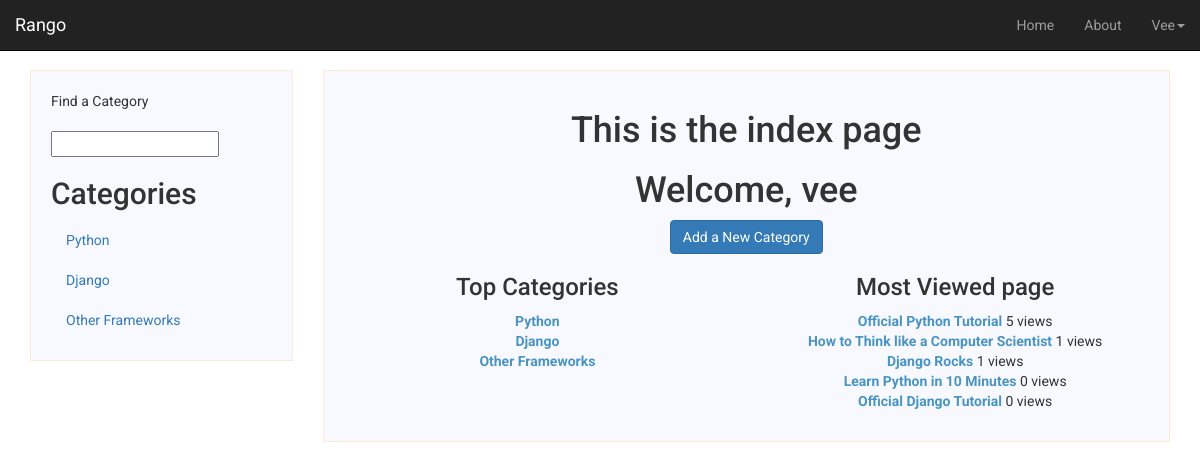
Screenshot of /rango/ (signed in) with the database file from the repository.
### rango/models.py (models this page shows, shortened)
class Category(models.Model):
    name = models.CharField(max_length=128, unique=True)
    likes = models.IntegerField(default=0)
    views = models.IntegerField(default=0)
    slug = models.SlugField()
    class Meta:
        verbose_name_plural = "Categories"

class Page(models.Model):
    category = models.ForeignKey(Category, on_delete=models.CASCADE)
    title = models.CharField(max_length=128)
    url = models.URLField()
    views = models.IntegerField(default=0)
    last_visit = models.DateTimeField(null=True, blank=True)
    first_visit = models.DateTimeField(null=True, blank=True)

### rango/views.py (the view)
def index(request):
    category_list   = Category.objects.all().order_by('-likes')[:5]
    most_viewed_page = Page.objects.all().order_by('-views')[:5]
    context = {
        'categories' : category_list,
        'most_viewed_page' : most_viewed_page,
    }
    visits = request.session.get('visits')
    if not visits:
        visits = 1
    reset_last_visit_time = False
    last_visit = request.session.get('last_visit')
    if (last_visit):
        last_visit_time = datetime.strptime(last_visit[:-7], "%Y-%m-%d %H:%M:%S")
        if ((datetime.now() - last_visit_time).seconds > 0):
            visits = visits + 1
            reset_last_visit_time = True
    else:
        reset_last_visit_time = True
    if reset_last_visit_time:
        request.session['last_visit'] = str(datetime.now())
        request.session['visits'] = visits
    context['visits'] = visits
    response = render(request,'rango/index.html', context)
    return response

### rango/templatetags/rango_extras.py (called while the page is built)
@register.inclusion_tag('rango/cats.html')
def get_category_list(cat=None):
    return {'cats': Category.objects.all(), 'act_cat':cat}

### templates/rango/index.html (shortened to what this page needs)
{% extends 'base.html' %}
{% load static %}
{% block sidebar %}
<div class = "col-md-3">
  <div class ="sidebar">
    <ul class="nav nav-list">
    <li class="nav-header">Find a Category</li>
    <form>
    <li><input  class="search-query span10" type="text" name="suggestion" value="" id="suggestion" /></li>
    </form>
    </ul>
    {% load rango_extras %}
    {% get_category_list %}
  </div>
</div>
{% endblock %}
{% block content %}
<div class="col-md-9">
    <div class="main">
      <div class="page-heading">
          <h1>This is the index page</h1>
      </div>
          {% if user.is_authenticated %}
          <h1>Welcome, {{ user.username }}</h1>
          <a href="{% url 'rango:add_category' %}" class="btn btn-primary">Add a New Category</a>
          {% endif %}
      <div class = "row">
          <div class = "col-md-6">
              {% if categories %}
              <h3>Top Categories</h3>
                  <ul class="category-list">
                      {% for item in categories %}
                      <li><a href="{% url 'rango:category' item.slug %}" class="link">{{ item.name }}</a></li>
                      {% endfor %}
                  </ul>
              {% endif %}
          </div>
          <div class = "col-md-6">
              {% if most_viewed_page %}
              <h3>Most Viewed page</h3>
              <ul class="page-list">
                  {% for page in most_viewed_page %}
                  <li><a href="{% url 'rango:goto' %}?page_id={{page.id}}" class="link">{{page.title}}</a> {{page.views}} views</li>
                  {% endfor %}
              </ul>
              {% endif %}
          </div>
      </div>
    </div>
</div>
{% endblock %}

### templates/base.html (shortened to what this page needs)
<!DOCTYPE html>
{% load static %}
<html lang ="en">
    <head>
        <link rel="stylesheet" href="https://maxcdn.bootstrapcdn.com/bootstrap/3.3.7/css/bootstrap.min.css">
        <link rel="stylesheet" type="text/css" href="{% static 'css/style.css' %}"/>
    </head>
    <body>
        <div class="navbar navbar-inverse navbar-fixed-top" role="navigation">
            <div class="container-fluid">
                <div class="navbar-header">
                    <a class="navbar-brand" href="/rango/">Rango</a>
                </div>
                <div class="navbar-collapse collapse">
                    <ul class="nav navbar-nav navbar-right">
                        <li><a href="{% url 'rango:index' %}" class="nav-link">Home</a></li>
                        <li><a href="{% url 'rango:about'%}">About</a></li>
                        {% if user.is_authenticated %}
                        <li class="dropdown">
                          <a href="#" class="dropdown-toggle" data-toggle="dropdown" role="button" aria-haspopup="true" aria-expanded="false">{{user}}<span class="caret"></span></a>
                        </li>
                        {% else %}
                        <li><a href="{% url 'auth_login' %}" class="nav-link">Login</a></li>
                        <li><a href="{% url 'registration_register' %}" class="nav-link">Register Here</a></li>
                        {% endif %}
                    </ul>
                </div>
            </div>
        </div>
        <div class="container">
            <div class="row">
              {% load rango_extras %}
              {% block sidebar %}
              {% endblock %}
              {% block content %}
              {% endblock %}
            </div>
        </div>
    </body>
</html>

### templates/rango/cats.html
{% if cats %}
    <ul class="nav nav-sidebar">
        <li><h2>Categories</h2></li>
    {% for c in cats %}
    {% if c == act_cat %}
    <li  class="active" >
    {% else  %}
    <li>
    {% endif %}
            <a href="{% url 'rango:category'  c.slug %}">{{ c.name }}</a></li>
    {% endfor %}
{% else %}
    <li> <strong >There are no category present.</strong></li>
    </ul>
{% endif %}

### static/css/style.css (style rules this page uses)
body { background: #fff; padding: 70px 0px 30px 0px; font-family: 'Roboto', sans-serif; }
ul { padding: 0; }
.main { text-align:center; }
.main, .sidebar { background: ghostwhite; border: 1px solid antiquewhite; padding: 20px; }
.sidebar { padding: 20px; }
.category-list, .page-list, .user-list { list-style-type: none; }
.link { color: #4994c1; font-weight: bold; transition: 0.2s ease-in-out all; }
.nav-link { color: #b7b7b7; transition: 0.2s ease-in-out all; }
.dropdown-toggle { text-transform: capitalize; }

### rows the page displays
Category: name "Python"
Category: name "Django"
Category: name "Other Frameworks"
Page: title "Official Python Tutorial", views "5"
Page: title "How to Think like a Computer Scientist", views "1"
Page: title "Django Rocks", views "1"
Page: title "Learn Python in 10 Minutes", views "0"
Page: title "Official Django Tutorial", views "0"

### other values shown
{{ user }} "Vee"
{{ user.username }} "vee"
